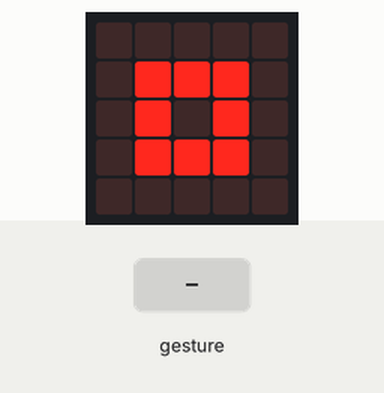
Recording of a program running on a simulated BBC micro:bit (MakeCode). Parts: the board's 5×5 LED display. The test bench sets the inputs (shaded band). Random numbers come from a fixed seed; a tilt is held for 1.5 s and a shake lasts 1 s, then the board lies face up again; the 48×5 strip is a reading aid, not a part: it shows the text the display is scrolling, unrolled, one strip-width of it at a time.

Above: at 1.2 s.
At 2.3 s:
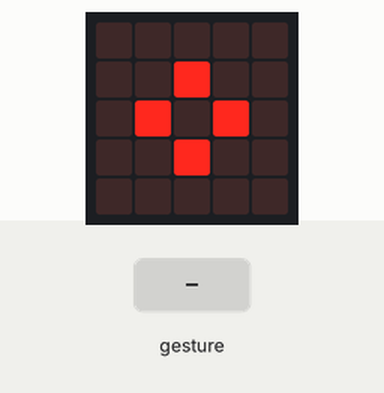
4.6 s: gesture 'tilt left'
At 5.4 s:
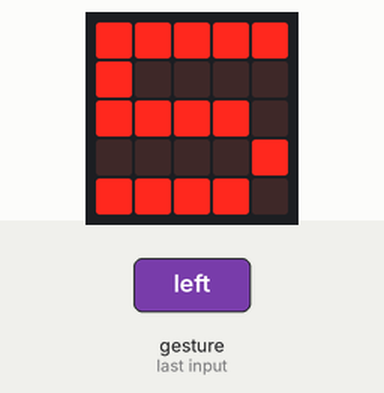
7.6 s: gesture 'tilt left'
At 11.0 s:
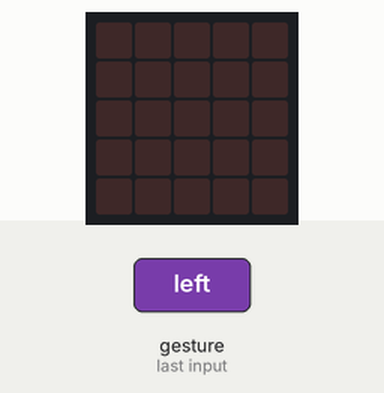
11.9 s: gesture 'tilt left'
At 13.4 s:
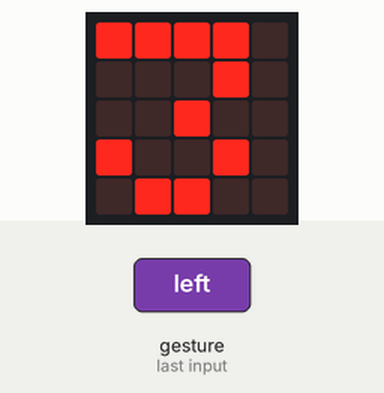
Timing chart, 0 to 14.9 s (numbered marks = the images above; inputs shaded):
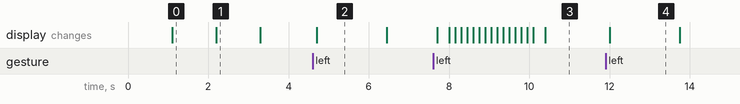

The program:

main.ts
```typescript
input.onGesture(Gesture.TiltLeft, function () {
    Dado = randint(1, 20)
    basic.showNumber(Dado)
    basic.pause(1000)
    basic.clearScreen()
})
let Dado = 0
basic.showIcon(IconNames.Target)
basic.pause(500)
basic.showIcon(IconNames.SmallSquare)
basic.pause(500)
basic.showIcon(IconNames.SmallDiamond)
basic.pause(500)
basic.clearScreen()
```

test.ts
```typescript
// aquí va el archivo "tests"; esto no se compilará cuando este paquete se utilice como una extensión.
```

Measured:
- after the input at 4.6 s, the display: changes after 0.10 s (image 2)
- after the input at 11.9 s, the display: changes after 0.10 s (image 4)
- what the display in image 0 shows lasts 1.1 s, from 1.1 s to 2.2 s
- what the display in image 2 shows lasts 1.8 s, from 4.7 s to 6.5 s
